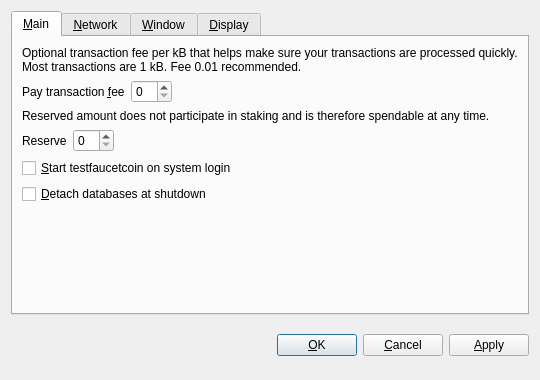
<?xml version="1.0" encoding="UTF-8"?>
<ui version="4.0">
 <class>OptionsDialog</class>
 <widget class="QDialog" name="OptionsDialog">
  <property name="geometry">
   <rect>
    <x>0</x>
    <y>0</y>
    <width>540</width>
    <height>380</height>
   </rect>
  </property>
  <property name="windowTitle">
   <string>Options</string>
  </property>
  <property name="modal">
   <bool>true</bool>
  </property>
  <layout class="QVBoxLayout" name="verticalLayout">
   <item>
    <widget class="QTabWidget" name="tabWidget">
     <property name="tabPosition">
      <enum>QTabWidget::North</enum>
     </property>
     <property name="currentIndex">
      <number>0</number>
     </property>
     <widget class="QWidget" name="tabMain">
      <attribute name="title">
       <string>&amp;Main</string>
      </attribute>
      <layout class="QVBoxLayout" name="verticalLayout_Main">
       <item>
        <widget class="QLabel" name="transactionFeeInfoLabel">
         <property name="text">
          <string>Optional transaction fee per kB that helps make sure your transactions are processed quickly. Most transactions are 1 kB. Fee 0.01 recommended.</string>
         </property>
         <property name="textFormat">
          <enum>Qt::PlainText</enum>
         </property>
         <property name="wordWrap">
          <bool>true</bool>
         </property>
        </widget>
       </item>
       <item>
        <layout class="QHBoxLayout" name="horizontalLayoutFee">
         <item>
          <widget class="QLabel" name="transactionFeeLabel">
           <property name="text">
            <string>Pay transaction &amp;fee</string>
           </property>
           <property name="textFormat">
            <enum>Qt::PlainText</enum>
           </property>
           <property name="buddy">
            <cstring>transactionFee</cstring>
           </property>
          </widget>
         </item>
         <item>
          <widget class="BitcoinAmountField" name="transactionFee"/>
         </item>
         <item>
          <spacer name="horizontalSpacerFee">
           <property name="orientation">
            <enum>Qt::Horizontal</enum>
           </property>
           <property name="sizeHint" stdset="0">
            <size>
             <width>40</width>
             <height>20</height>
            </size>
           </property>
          </spacer>
         </item>
        </layout>
       </item>
       <item>
        <widget class="QLabel" name="reserveBalanceInfoLabel">
         <property name="text">
          <string>Reserved amount does not participate in staking and is therefore spendable at any time.</string>
         </property>
         <property name="textFormat">
          <enum>Qt::PlainText</enum>
         </property>
         <property name="wordWrap">
          <bool>true</bool>
         </property>
        </widget>
       </item>
       <item>
        <layout class="QHBoxLayout" name="horizontalLayoutReserveBalance">
         <item>
          <widget class="QLabel" name="reserveBalanceLabel">
           <property name="text">
            <string>Reserve</string>
           </property>
           <property name="textFormat">
            <enum>Qt::PlainText</enum>
           </property>
           <property name="buddy">
            <cstring>reserveBalance</cstring>
           </property>
          </widget>
         </item>
         <item>
          <widget class="BitcoinAmountField" name="reserveBalance"/>
         </item>
         <item>
          <spacer name="horizontalSpacerReserveBalance">
           <property name="orientation">
            <enum>Qt::Horizontal</enum>
           </property>
           <property name="sizeHint" stdset="0">
            <size>
             <width>40</width>
             <height>20</height>
            </size>
           </property>
          </spacer>
         </item>
        </layout>
       </item>
       <item>
        <widget class="QCheckBox" name="bitcoinAtStartup">
         <property name="toolTip">
          <string>Automatically start testfaucetcoin after logging in to the system.</string>
         </property>
         <property name="text">
          <string>&amp;Start testfaucetcoin on system login</string>
         </property>
        </widget>
       </item>
       <item>
        <widget class="QCheckBox" name="detachDatabases">
         <property name="toolTip">
          <string>Detach block and address databases at shutdown. This means they can be moved to another data directory, but it slows down shutdown. The wallet is always detached.</string>
         </property>
         <property name="text">
          <string>&amp;Detach databases at shutdown</string>
         </property>
        </widget>
       </item>
       <item>
        <spacer name="verticalSpacer_Main">
         <property name="orientation">
          <enum>Qt::Vertical</enum>
         </property>
         <property name="sizeHint" stdset="0">
          <size>
           <width>20</width>
           <height>40</height>
          </size>
         </property>
        </spacer>
       </item>
      </layout>
     </widget>
     <widget class="QWidget" name="tabNetwork">
      <attribute name="title">
       <string>&amp;Network</string>
      </attribute>
      <layout class="QVBoxLayout" name="verticalLayout_Network">
       <item>
        <widget class="QCheckBox" name="mapPortUpnp">
         <property name="toolTip">
          <string>Automatically open the testfaucetcoin client port on the router. This only works when your router supports UPnP and it is enabled.</string>
         </property>
         <property name="text">
          <string>Map port using &amp;UPnP</string>
         </property>
        </widget>
       </item>
       <item>
        <widget class="QCheckBox" name="connectSocks">
         <property name="toolTip">
          <string>Connect to the testfaucetcoin network through a SOCKS proxy (e.g. when connecting through Tor).</string>
         </property>
         <property name="text">
          <string>&amp;Connect through SOCKS proxy:</string>
         </property>
        </widget>
       </item>
       <item>
        <layout class="QHBoxLayout" name="horizontalLayout_Network">
         <item>
          <widget class="QLabel" name="proxyIpLabel">
           <property name="text">
            <string>Proxy &amp;IP:</string>
           </property>
           <property name="textFormat">
            <enum>Qt::PlainText</enum>
           </property>
           <property name="buddy">
            <cstring>proxyIp</cstring>
           </property>
          </widget>
         </item>
         <item>
          <widget class="QValidatedLineEdit" name="proxyIp">
           <property name="maximumSize">
            <size>
             <width>140</width>
             <height>16777215</height>
            </size>
           </property>
           <property name="toolTip">
            <string>IP address of the proxy (e.g. 127.0.0.1)</string>
           </property>
          </widget>
         </item>
         <item>
          <widget class="QLabel" name="proxyPortLabel">
           <property name="text">
            <string>&amp;Port:</string>
           </property>
           <property name="textFormat">
            <enum>Qt::PlainText</enum>
           </property>
           <property name="buddy">
            <cstring>proxyPort</cstring>
           </property>
          </widget>
         </item>
         <item>
          <widget class="QLineEdit" name="proxyPort">
           <property name="maximumSize">
            <size>
             <width>55</width>
             <height>16777215</height>
            </size>
           </property>
           <property name="toolTip">
            <string>Port of the proxy (e.g. 9050)</string>
           </property>
          </widget>
         </item>
         <item>
          <widget class="QLabel" name="socksVersionLabel">
           <property name="text">
            <string>SOCKS &amp;Version:</string>
           </property>
           <property name="textFormat">
            <enum>Qt::PlainText</enum>
           </property>
           <property name="buddy">
            <cstring>socksVersion</cstring>
           </property>
          </widget>
         </item>
         <item>
          <widget class="QValueComboBox" name="socksVersion">
           <property name="toolTip">
            <string>SOCKS version of the proxy (e.g. 5)</string>
           </property>
          </widget>
         </item>
         <item>
          <spacer name="horizontalSpacer_Network">
           <property name="orientation">
            <enum>Qt::Horizontal</enum>
           </property>
           <property name="sizeHint" stdset="0">
            <size>
             <width>40</width>
             <height>20</height>
            </size>
           </property>
          </spacer>
         </item>
        </layout>
       </item>
       <item>
        <spacer name="verticalSpacer_Network">
         <property name="orientation">
          <enum>Qt::Vertical</enum>
         </property>
         <property name="sizeHint" stdset="0">
          <size>
           <width>20</width>
           <height>40</height>
          </size>
         </property>
        </spacer>
       </item>
      </layout>
     </widget>
     <widget class="QWidget" name="tabWindow">
      <attribute name="title">
       <string>&amp;Window</string>
      </attribute>
      <layout class="QVBoxLayout" name="verticalLayout_Window">
       <item>
        <widget class="QCheckBox" name="minimizeToTray">
         <property name="toolTip">
          <string>Show only a tray icon after minimizing the window.</string>
         </property>
         <property name="text">
          <string>&amp;Minimize to the tray instead of the taskbar</string>
         </property>
        </widget>
       </item>
       <item>
        <widget class="QCheckBox" name="minimizeOnClose">
         <property name="toolTip">
          <string>Minimize instead of exit the application when the window is closed. When this option is enabled, the application will be closed only after selecting Quit in the menu.</string>
         </property>
         <property name="text">
          <string>M&amp;inimize on close</string>
         </property>
        </widget>
       </item>
       <item>
        <spacer name="verticalSpacer_Window">
         <property name="orientation">
          <enum>Qt::Vertical</enum>
         </property>
         <property name="sizeHint" stdset="0">
          <size>
           <width>20</width>
           <height>40</height>
          </size>
         </property>
        </spacer>
       </item>
      </layout>
     </widget>
     <widget class="QWidget" name="tabDisplay">
      <attribute name="title">
       <string>&amp;Display</string>
      </attribute>
      <layout class="QVBoxLayout" name="verticalLayout_Display">
       <item>
        <layout class="QHBoxLayout" name="horizontalLayout_1_Display">
         <item>
          <widget class="QLabel" name="langLabel">
           <property name="text">
            <string>User Interface &amp;language:</string>
           </property>
           <property name="textFormat">
            <enum>Qt::PlainText</enum>
           </property>
           <property name="buddy">
            <cstring>lang</cstring>
           </property>
          </widget>
         </item>
         <item>
          <widget class="QValueComboBox" name="lang">
           <property name="toolTip">
            <string>The user interface language can be set here. This setting will take effect after restarting testfaucetcoin.</string>
           </property>
          </widget>
         </item>
        </layout>
       </item>
       <item>
        <layout class="QHBoxLayout" name="horizontalLayout_2_Display">
         <item>
          <widget class="QLabel" name="unitLabel">
           <property name="text">
            <string>&amp;Unit to show amounts in:</string>
           </property>
           <property name="textFormat">
            <enum>Qt::PlainText</enum>
           </property>
           <property name="buddy">
            <cstring>unit</cstring>
           </property>
          </widget>
         </item>
         <item>
          <widget class="QValueComboBox" name="unit">
           <property name="toolTip">
            <string>Choose the default subdivision unit to show in the interface and when sending coins.</string>
           </property>
          </widget>
         </item>
        </layout>
       </item>
       <item>
        <widget class="QCheckBox" name="displayAddresses">
         <property name="toolTip">
          <string>Whether to show testfaucetcoin addresses in the transaction list or not.</string>
         </property>
         <property name="text">
          <string>&amp;Display addresses in transaction list</string>
         </property>
        </widget>
       </item>
       <item>
        <widget class="QCheckBox" name="coinControlFeatures">
         <property name="toolTip">
          <string>Whether to show coin control features or not.</string>
         </property>
         <property name="text">
          <string>Display coin &amp;control features (experts only!)</string>
         </property>
        </widget>
       </item>
       <item>
        <spacer name="verticalSpacer_Display">
         <property name="orientation">
          <enum>Qt::Vertical</enum>
         </property>
         <property name="sizeHint" stdset="0">
          <size>
           <width>20</width>
           <height>40</height>
          </size>
         </property>
        </spacer>
       </item>
      </layout>
     </widget>
    </widget>
   </item>
   <item>
    <layout class="QHBoxLayout" name="horizontalLayout_Buttons">
     <item>
      <spacer name="horizontalSpacer_1">
       <property name="orientation">
        <enum>Qt::Horizontal</enum>
       </property>
       <property name="sizeHint" stdset="0">
        <size>
         <width>40</width>
         <height>48</height>
        </size>
       </property>
      </spacer>
     </item>
     <item>
      <widget class="QLabel" name="statusLabel">
       <property name="font">
        <font>
         <weight>75</weight>
         <bold>true</bold>
        </font>
       </property>
       <property name="text">
        <string/>
       </property>
       <property name="textFormat">
        <enum>Qt::PlainText</enum>
       </property>
       <property name="wordWrap">
        <bool>true</bool>
       </property>
      </widget>
     </item>
     <item>
      <spacer name="horizontalSpacer_2">
       <property name="orientation">
        <enum>Qt::Horizontal</enum>
       </property>
       <property name="sizeHint" stdset="0">
        <size>
         <width>40</width>
         <height>48</height>
        </size>
       </property>
      </spacer>
     </item>
     <item>
      <widget class="QPushButton" name="okButton">
       <property name="text">
        <string>&amp;OK</string>
       </property>
      </widget>
     </item>
     <item>
      <widget class="QPushButton" name="cancelButton">
       <property name="text">
        <string>&amp;Cancel</string>
       </property>
       <property name="autoDefault">
        <bool>false</bool>
       </property>
      </widget>
     </item>
     <item>
      <widget class="QPushButton" name="applyButton">
       <property name="text">
        <string>&amp;Apply</string>
       </property>
       <property name="autoDefault">
        <bool>false</bool>
       </property>
      </widget>
     </item>
    </layout>
   </item>
  </layout>
 </widget>
 <customwidgets>
  <customwidget>
   <class>BitcoinAmountField</class>
   <extends>QSpinBox</extends>
   <header>bitcoinamountfield.h</header>
  </customwidget>
  <customwidget>
   <class>QValueComboBox</class>
   <extends>QComboBox</extends>
   <header>qvaluecombobox.h</header>
  </customwidget>
  <customwidget>
   <class>QValidatedLineEdit</class>
   <extends>QLineEdit</extends>
   <header>qvalidatedlineedit.h</header>
  </customwidget>
 </customwidgets>
 <resources/>
 <connections/>
</ui>
